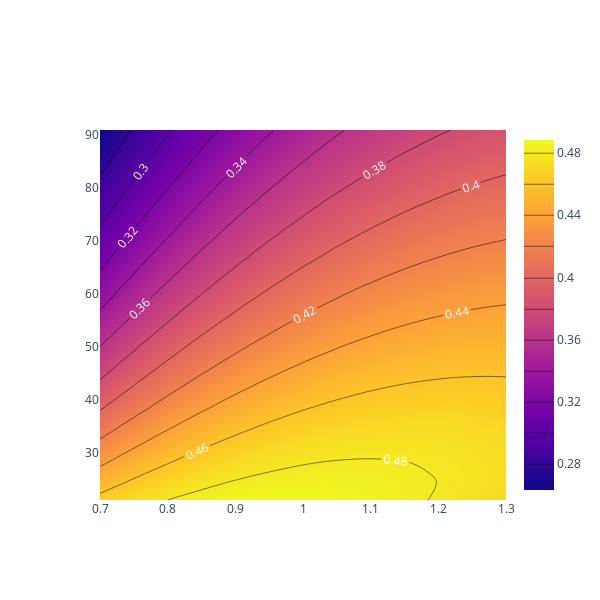

This figure's notebook cell:
### Code cell
#| label: mtrFig5jn

# Prepare Python environment

import scipy.io as sio
import numpy as np
from pathlib import Path

data_dir = Path("../../../../DATA/qmrlab-mooc/06-MT-02-MTR")
data_file = "fig7.mat"

#Load either archived or generated plot variables
mat_contents = sio.loadmat(data_dir / data_file)

MTRs = mat_contents["MTRs"]
TR = mat_contents["TR_range"][0]
B1 = mat_contents["B1_range"][0]

# Plot Figure 1

# Module imports

import matplotlib.pyplot as plt
import plotly as py
import plotly.graph_objs as go
import numpy as np
from plotly import __version__
from plotly.offline import download_plotlyjs, init_notebook_mode, plot, iplot
config={'showLink': False, 'displayModeBar': False}

init_notebook_mode(connected=True)

# PYTHON CODE

init_notebook_mode(connected=True)
# The polling here is to ensure that plotly.js has already been loaded before
# setting display alignment in order to avoid a race condition.


data = [
    go.Contour(
        z=MTRs,
        x = B1,
        y = TR,
        contours = dict(
            coloring ='heatmap',
            showlabels = True, # show labels on contours
            labelfont = dict( # label font properties
                size = 12,
                color = 'white',
            )
        ),
    )      
]


layout = go.Layout(
    width=600,
    height=600,
    margin=go.layout.Margin(
        l=100,
        r=80,
        b=100,
        t=130,
    ),
    legend=dict(
        x=0.25,
        y=1.2,
        traceorder='normal',
        font=dict(
            family='Times New Roman',
            size=12,
            color='#000'
        ),
        bordercolor='#000000',
        borderwidth=2
    )
)

fig = dict(data=data, layout=layout)


iplot(fig, filename = 'fig8.html', config = config)

### Figure 1 — Plotly figure (JSON) as saved in the notebook; plotly's stock layout.template omitted (floating-point values rounded to 4 significant figures; data arrays with more than 128 entries replaced by an {"elided": "..."} marker saying what was removed)
{"data": [{"contours": {"coloring": "heatmap", "labelfont": {"color": "white", "size": 12}, "showlabels": true}, "type": "contour", "x": [0.7, 0.73, 0.76, 0.79, 0.82, 0.85, 0.88, 0.91, 0.94, 0.97, 1, 1.03, 1.06, 1.09, 1.12, 1.15, 1.18, 1.21, 1.24, 1.27, 1.3], "y": [21, 24.5, 28, 31.5, 35, 38.5, 42, 45.5, 49, 52.5, 56, 59.5, 63, 66.5, 70, 73.5, 77, 80.5, 84, 87.5, 91], "z": {"elided": "21x21 float values"}}], "layout": {"height": 600, "legend": {"bordercolor": "#000000", "borderwidth": 2, "font": {"color": "#000", "family": "Times New Roman", "size": 12}, "traceorder": "normal", "x": 0.25, "y": 1.2}, "margin": {"b": 100, "l": 100, "r": 80, "t": 130}, "width": 600}}
